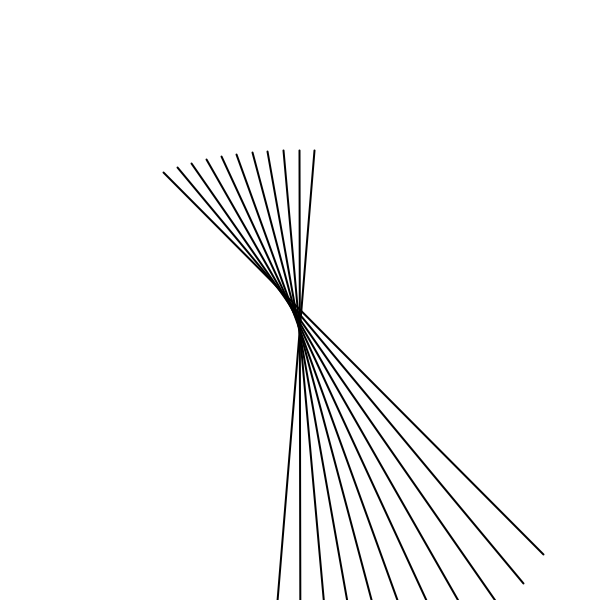
Frame 1 (no input)
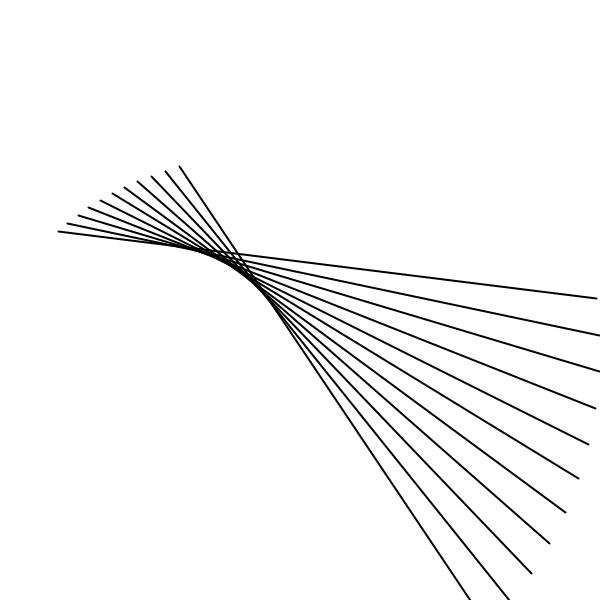
Frame 60 (the mouse pressed at the canvas centre just before this capture)
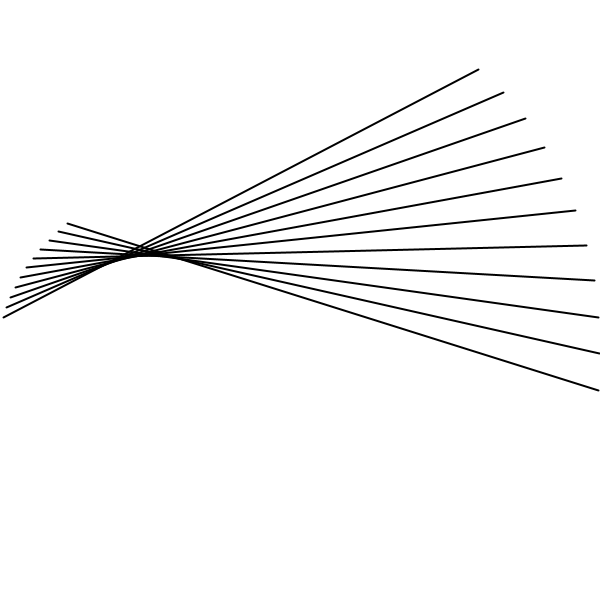
Frame 120 (the mouse held since frame 60 and released just before this capture)

The Processing sketch that drew these frames (run headless with seeded random() and noise(); from frame 60 on, the mouse is pressed at the canvas centre):

// Processing sketch: paraLines
// ── paraLines.pde
float offSet;
float x1, x2, y1, y2;
int halfCirc = 180;
void setup() {
  size(600, 600);
  offSet = 0;
}

void draw() {
  background(255);
  strokeWeight(2);
  pushMatrix();

 // translate(.5*width, .5*height);
  for(int i = -1; i < 10; i++) {
     calcPts(i+offSet);
     line(x1, y1, x2, y2);
     println(x1+" "+x2+" "+y1+" "+y2);
  }
  offSet+=.1;
 // point(x1, y1);
  popMatrix();
 // frameRate(15);

}
void calcPts(float j) {
  x1 = width/2+sin(radians(frameCount*.15+j*6))*width/2;
  y1 = 350+cos(radians(frameCount*.15+j*6))*350;
  x2 = width/2+sin(radians(frameCount*.15+j*3+180))*width/2;
  y2 = 350+cos(radians(frameCount*.15+180+j*3))*200;
}
